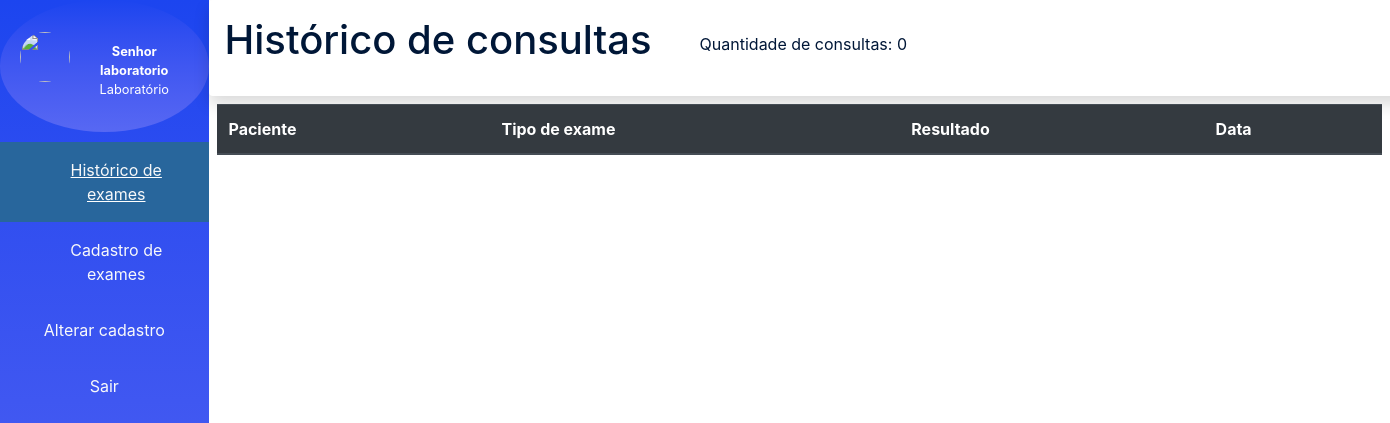
Page /views/laboratorio/laboratorio.php (signed in) on the earlier database version.
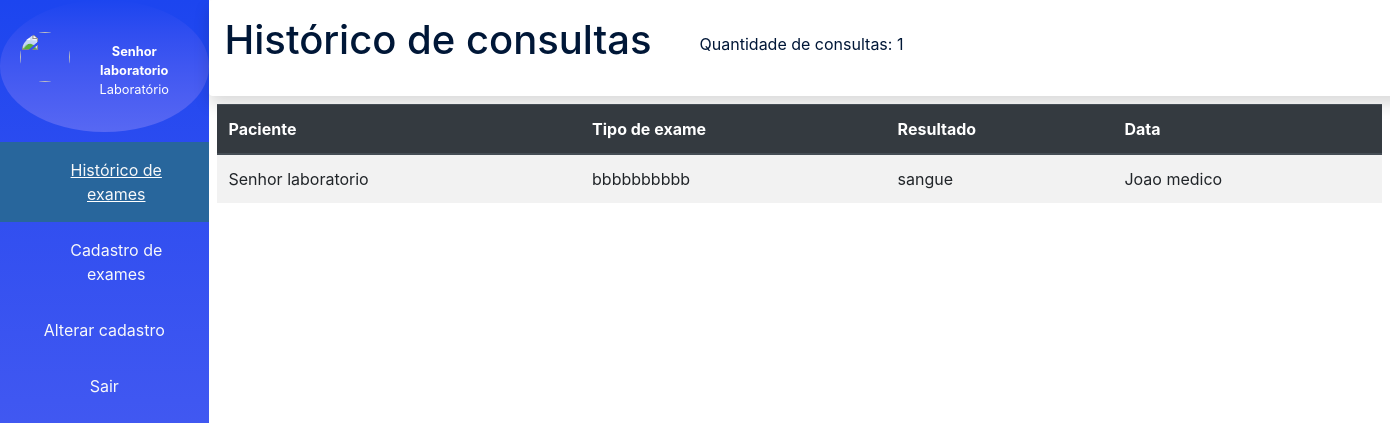
Same page on the later database version.
### tables this page shows
CREATE TABLE `exam` (
  `id` int NOT NULL,
  `id_lab` int NOT NULL,
  `lab` varchar(500) NOT NULL,
  `patient` varchar(500) NOT NULL,
  `doctor` varchar(500) NOT NULL,
  `hour` varchar(500) NOT NULL,
  `date` varchar(500) NOT NULL,
  `obs` varchar(500) NOT NULL,
  `others` varchar(500) NOT NULL,
  `type_exam` varchar(500) NOT NULL,
  `result` varchar(500) NOT NULL
);

### views/laboratorio/laboratorio.php (the view, shortened to what this page needs)
<?php
if (isset($_SESSION['user']) && $_SESSION['user'][3] == 'lab') {
  require_once('../../login/conexao.php');
  $id = $_SESSION['user'][0];
  $sql = "SELECT * FROM exam WHERE id_lab= $id";
  $result = $conn->query($sql);
  $rows = $result->fetchAll();
  $cont = $result->rowCount();
} else {
  $_SESSION['erro'] = "Usuario invalido!";
  header("Location: http://localhost:8000");
}
?>
<!doctype html>
<html lang="pt-br">
<head>
  <link rel="stylesheet" href="../../assets/css/main.css">
  <link rel="stylesheet" href="../../assets/css/form.css">
  <link rel="stylesheet" href="../../assets/css/sidebar.css">
  <link rel="stylesheet" href="../../assets/css/table.css">
  <link rel="stylesheet" href="../../assets/css/topbar.css">
  <link rel="stylesheet" href="https://stackpath.bootstrapcdn.com/bootstrap/4.3.1/css/bootstrap.min.css">
</head>
<body>
  <div class="d-flex bg-white">
    <div id="sidebar-container" class="bg-gradient">
      <div class=" logo d-flex justify-content-center rounded-circle">
        <img src="../../assets/img/medica.jpg" class="rounded-circle">
        <div class="nome">
          <p class="font-weight-bold"><?php echo $_SESSION['user'][1] ?></p>
          <p>Laboratório</p>
        </div>
      </div>
      <div class="menu">
        <div class="d-flex pl-4 justify-content-center dest">
          <a href="laboratorio.php" class="d-block text-light p-3">Histórico de exames</a>
        </div>
        <div class="d-flex pl-4 justify-content-center">
          <a href="cadastroExam.php" class="d-block text-light p-3">Cadastro de exames</a>
        </div>
        <div class="d-flex justify-content-center">
          <a href="alteraCadastro.php" class="d-block text-light p-3">Alterar cadastro</a>
        </div>
        <div class="d-flex justify-content-center">
          <a href="../../index.php" class="d-block text-light p-3">Sair</a>
        </div>
      </div>
    </div>
    <div>
      <div id="topbar-container" class="shadow p-3 bg-white rounded">
        <div class="d-flex flex-row">
          <p class="h1 pr-5 ">Histórico de consultas</p>
          <p class="mt-auto">Quantidade de consultas: <?php echo $cont ?></p>
        </div>
      </div>
      <div class="table-responsive p-2">
        <table id="datas" class="table table-striped bg-white">
          <thead class="thead-dark">
            <th>Paciente</th>
            <th>Tipo de exame</th>
            <th>Resultado</th>
            <th>Data</th>
          </thead>
          <?php
          foreach ($rows as $user) {
            $patient = $user[2];
            $type_exam = $user[8];
            $result = $user[9];
            $data = $user[4];
          ?>
            <tr>
              <td> <?php echo $patient; ?> </td>
              <td> <?php echo $type_exam; ?> </td>
              <td> <?php echo $result; ?> </td>
              <td> <?php echo $data; ?> </td>
            </tr>
          <?php } ?>
        </table>
      </div>
    </div>
  </div>
</body>
</html>

### assets/css/main.css (style rules this page uses)
:root { --primary: #438ac9; --light: #ffffff; --grey: #efefef; --bgform: #fff; --dest: #28669c; }
.bg-gradient { background-image: linear-gradient( to top, #5768f3, #4c5ff2, #3f57f1, #304ef0, #1c45ef ); }
body { overflow: hidden; font-family: "Mulish", sans-serif; font-weight: 300; background-color: var(--primary); color: var(--primary); }
.dest { background-color: var(--dest); text-decoration: underline; }

### assets/css/sidebar.css (style rules this page uses)
#sidebar-container { color: #ffffff; min-height: 100vh; }
.nome { padding-top: 10px; }
#sidebar-container .logo { background-image: linear-gradient(to top, #5768f3, #4c5ff2, #3f57f1, #304ef0, #1c45ef); font-size: 0.8rem; padding: 2rem 1.25rem; }
#sidebar-container .logo img { height: 50px; width: 50px; }
#sidebar-container .logo p { text-align: center; padding-left: 10px; margin: auto; }
#sidebar-container .menu { padding-top: 10px; width: 15vw; text-align: center; }

### assets/css/table.css (style rules this page uses)
.table-responsive { max-width: 85vw; max-height: 85vh; }

### assets/css/topbar.css (style rules this page uses)
#topbar-container { background-color: #f8f9fc; height: 12vh; min-width: 100vw; text-align: center; color: #001737; }

Differences in the rows shown:
added exam: lab "Senhor laboratorio", others "bbbbbbbbbb", type_exam "sangue", doctor "Joao medico"
Other differences:
$cont: "0" → "1"
